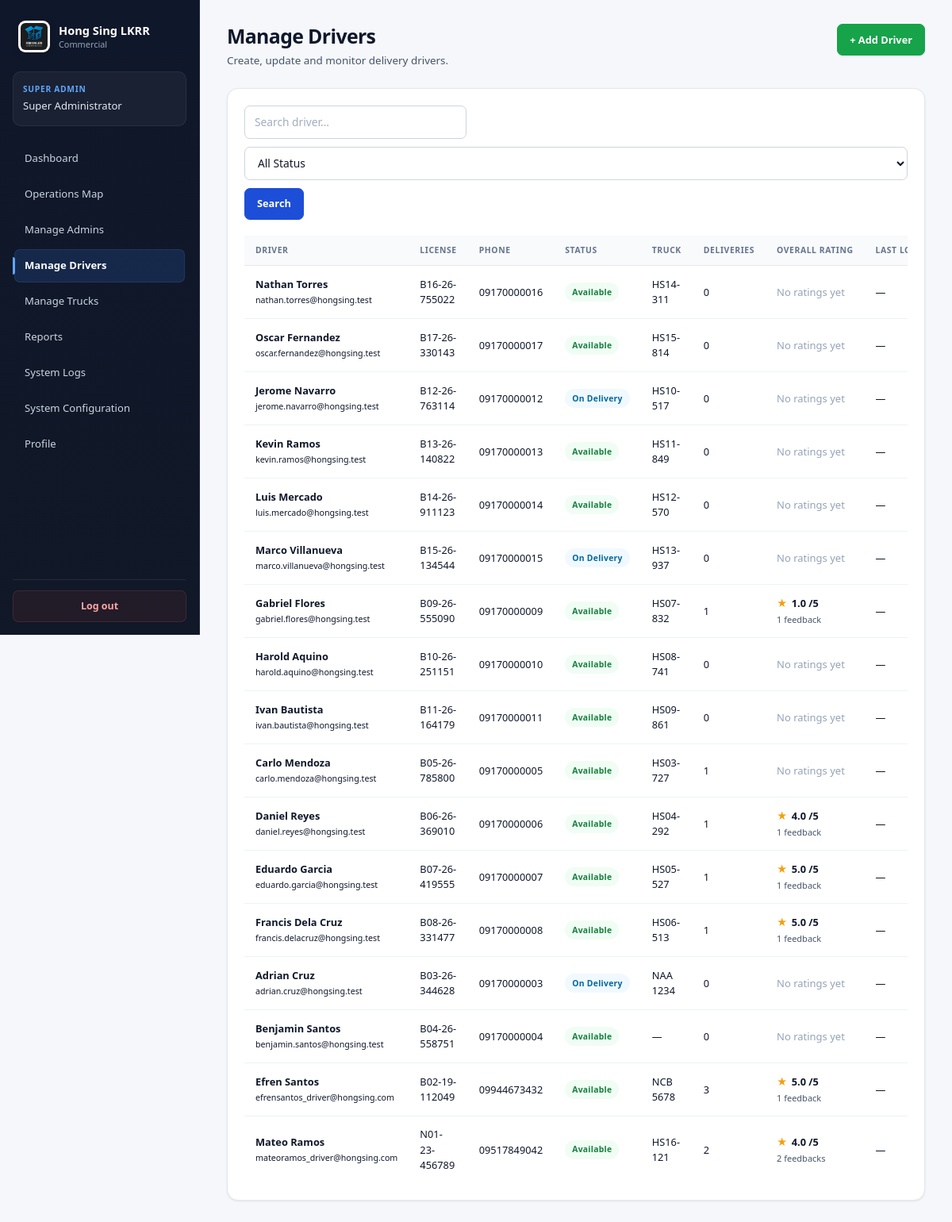
/super_admin/manage_drivers.php (signed in), run on the app's committed database.
### tables this page shows
CREATE TABLE `driver` (
  `driver_id` int(11) NOT NULL,
  `license_number` varchar(50) NOT NULL,
  `full_name` varchar(100) NOT NULL,
  `phone_number` varchar(20) NOT NULL,
  `email` varchar(100) NOT NULL,
  `password_hash` varchar(255) NOT NULL,
  `status` enum('Available','On Delivery','On Leave','Absent','Inactive','Resigned','Terminated') NOT NULL DEFAULT 'Available',
  `current_truck_id` int(11) DEFAULT NULL,
  `total_deliveries` int(11) NOT NULL DEFAULT 0,
  `rating` decimal(3,2) DEFAULT NULL,
  `created_at` datetime NOT NULL DEFAULT current_timestamp(),
  `last_location` varchar(150) DEFAULT NULL,
  `current_latitude` decimal(10,7) DEFAULT NULL,
  `current_longitude` decimal(10,7) DEFAULT NULL,
  `location_updated_at` datetime DEFAULT NULL,
  `phone_verified` tinyint(1) NOT NULL DEFAULT 0,
  `phone_verified_at` datetime DEFAULT NULL
);

CREATE TABLE `truck` (
  `truck_id` int(11) NOT NULL,
  `plate_number` varchar(20) NOT NULL,
  `model` varchar(100) NOT NULL,
  `capacity` decimal(10,2) NOT NULL,
  `status` enum('Available','In Use','Maintenance') NOT NULL DEFAULT 'Available',
  `last_maintenance` date DEFAULT NULL,
  `current_load` decimal(12,2) NOT NULL DEFAULT 0.00
);

### super_admin/manage_drivers.php (the view, shortened to what this page needs)
<?php
$db = Database::getConnection();
$search =
    trim($_GET['search'] ?? '');
$sql = "
    SELECT
        d.*,
        t.plate_number,
        COALESCE(
            AVG(f.rating),
            0
        ) AS overall_rating,
        COUNT(
            f.feedback_id
        ) AS feedback_count
    FROM driver d
    LEFT JOIN truck t
        ON d.current_truck_id = t.truck_id
    LEFT JOIN feedback f
        ON f.driver_id = d.driver_id
    WHERE 1
";
$params = [];
$sql .= "
    GROUP BY
        d.driver_id
    ORDER BY
        d.created_at DESC
";
$stmt =
    $db->prepare($sql);
$stmt->execute(
    $params
);
$drivers =
    $stmt->fetchAll();
?>
<!DOCTYPE html>
<html lang="en">
<head>
<link
    rel="stylesheet"
    href="<?= BASE_URL ?>assets/css/theme.css"
>
</head>
<body>
<div class="app-layout">
<?php
require
    __DIR__ .
    '/../includes/header.php';
?>
<main class="app-main">
<div class="page-header">
    <div>
        <h1>
            Manage Drivers
        </h1>
        <p>
            Create, update and monitor delivery drivers.
        </p>
    </div>
    <button
        type="button"
        class="btn-success"
        onclick="openAddModal()"
    >
        + Add Driver
    </button>
</div>
<div class="card panel">
    <form
        class="toolbar"
        method="GET"
    >
        <div class="driver-filter-row">
            <input
                type="text"
                name="search"
                class="form-input search-box"
                placeholder="Search driver..."
                value="<?= htmlspecialchars(
                    $search,
                    ENT_QUOTES,
                    'UTF-8'
                ) ?>"
            >
            <select
                name="status"
                class="form-input"
            >
                <option value="">
                    All Status
                </option>
            </select>
            <button
                type="submit"
                class="btn-primary"
            >
                Search
            </button>
        </div>
    </form>
    <div style="overflow-x:auto;">
        <table class="data-table">
            <thead>
            <tr>
                <th>
                    Driver
                </th>
                <th>
                    License
                </th>
                <th>
                    Phone
                </th>
                <th>
                    Status
                </th>
                <th>
                    Truck
                </th>
                <th>
                    Deliveries
                </th>
                <th>
                    Overall Rating
                </th>
                <th>
                    Last Location
                </th>
            </tr>
            </thead>
            <tbody>
            <?php if (
                empty($drivers)
            ): ?>
                <tr>
                    <td colspan="9">
                        <div class="empty-state">
                            No drivers found.
                        </div>
                    </td>
                </tr>
            <?php else: ?>
                <?php foreach (
                    $drivers
                    as $driver
                ): ?>
                    <?php
                    switch ($driver['status']) {
                        case 'Available':
                            $statusClass =
                                'status-delivered';
                            break;
                        case 'On Delivery':
                            $statusClass =
                                'status-transit';
                            break;
                    }
                    ?>
                    <tr>
                        <td>
                            <strong>
                                <?= htmlspecialchars(
                                    $driver['full_name'],
                                    ENT_QUOTES,
                                    'UTF-8'
                                ) ?>
                            </strong>
                            <br>
                            <small>
                                <?= htmlspecialchars(
                                    $driver['email'],
                                    ENT_QUOTES,
                                    'UTF-8'
                                ) ?>
                            </small>
                        </td>
                        <td>
                            <?= htmlspecialchars(
                                $driver['license_number'],
                                ENT_QUOTES,
                                'UTF-8'
                            ) ?>
                        </td>
                        <td>
                            <?= htmlspecialchars(
                                $driver['phone_number'],
                                ENT_QUOTES,
                                'UTF-8'
                            ) ?>
                        </td>
                        <td>
                            <span
                                class="
                                    status-pill
                                    <?= $statusClass ?>
                                "
                            >
                                <?= htmlspecialchars(
                                    $driver['status'],
                                    ENT_QUOTES,
                                    'UTF-8'
                                ) ?>
                            </span>
                        </td>
                        <td>
                            <?php if (
                                !empty(
                                    $driver['plate_number']
                                )
                            ): ?>
                                <?= htmlspecialchars(
                                    $driver['plate_number'],
                                    ENT_QUOTES,
                                    'UTF-8'
                                ) ?>
                            <?php else: ?>
                                —
                            <?php endif; ?>
                        </td>
                        <td>
                            <?= (int) (
                                $driver[
                                    'total_deliveries'
                                ] ?? 0
                            ) ?>
                        </td>
                        <td>
                            <?php
                            $feedbackCount =
                                (int) (
                                    $driver[
                                        'feedback_count'
                                    ] ?? 0
                                );
                            $overallRating =
                                (float) (
                                    $driver[
                                        'overall_rating'
                                    ] ?? 0
                                );
                            ?>
                            <?php if (
                                $feedbackCount > 0
                            ): ?>
                                <div
                                    class="driver-rating"
                                >
                                    <div
                                        class="driver-rating-main"
                                    >
                                        <span
                                            class="driver-rating-stars"
                                        >
                                            ★
                                        </span>
                                        <?= number_format(
                                            $overallRating,
                                            1
                                        ) ?>
                                        /5
                                    </div>
                                    <div
                                        class="driver-rating-count"
                                    >
                                        <?= $feedbackCount ?>
                                        feedback<?= (
                                            $feedbackCount === 1
                                        )
                                            ? ''
                                            : 's'
                                        ?>
                                    </div>
                                </div>
                            <?php else: ?>
                                <span class="no-rating">
                                    No ratings yet
                                </span>
                            <?php endif; ?>
                        </td>
                        <td>
                            <?php if (
                                !empty(
                                    $driver['last_location']
                                )
                            ): ?>
                                <?= htmlspecialchars(
                                    $driver['last_location'],
                                    ENT_QUOTES,
                                    'UTF-8'
                                ) ?>
                            <?php else: ?>
                                —
                            <?php endif; ?>
                        </td>
                    </tr>
                <?php endforeach; ?>
            <?php endif; ?>
            </tbody>
        </table>
    </div>
</div>
</main>
</div>
</body>
</html>

### super_admin/manage_drivers.php (style rules this page uses)
.driver-rating { display: inline-flex; flex-direction: column; gap: 3px; }
.driver-rating-main { font-weight: 700; white-space: nowrap; }
.driver-rating-stars { color: #f59e0b; letter-spacing: 1px; }
.driver-rating-count { font-size: 11px; color: var(--color-text-secondary); white-space: nowrap; }
.no-rating { color: var(--color-text-muted); font-size: 13px; }
.driver-filter-row { display: flex; align-items: center; gap: 10px; flex-wrap: wrap; width: 100%; }
.driver-filter-row .search-box { min-width: 240px; }
.driver-filter-row select { min-width: 170px; }

### data on the page
driver: full_name "Nathan Torres", email "nathan.torres@hongsing.test", license_number "B16-26-755022", phone_number "09170000016", status "Available", current_truck.plate_number "HS14-311", total_deliveries "0", shows "No ratings yet"
driver: full_name "Oscar Fernandez", email "oscar.fernandez@hongsing.test", license_number "B17-26-330143", phone_number "09170000017", status "Available", current_truck.plate_number "HS15-814", total_deliveries "0", shows "No ratings yet"
driver: full_name "Jerome Navarro", email "jerome.navarro@hongsing.test", license_number "B12-26-763114", phone_number "09170000012", status "On Delivery", current_truck.plate_number "HS10-517", total_deliveries "0", shows "No ratings yet"
driver: full_name "Kevin Ramos", email "kevin.ramos@hongsing.test", license_number "B13-26-140822", phone_number "09170000013", status "Available", current_truck.plate_number "HS11-849", total_deliveries "0", shows "No ratings yet"
driver: full_name "Luis Mercado", email "luis.mercado@hongsing.test", license_number "B14-26-911123", phone_number "09170000014", status "Available", current_truck.plate_number "HS12-570", total_deliveries "0", shows "No ratings yet"
driver: full_name "Marco Villanueva", email "marco.villanueva@hongsing.test", license_number "B15-26-134544", phone_number "09170000015", status "On Delivery", current_truck.plate_number "HS13-937", total_deliveries "0", shows "No ratings yet"
driver: full_name "Gabriel Flores", email "gabriel.flores@hongsing.test", license_number "B09-26-555090", phone_number "09170000009", status "Available", current_truck.plate_number "HS07-832", total_deliveries "1", overallRating "1.0", feedbackCount "1"
driver: full_name "Harold Aquino", email "harold.aquino@hongsing.test", license_number "B10-26-251151", phone_number "09170000010", status "Available", current_truck.plate_number "HS08-741", total_deliveries "0", shows "No ratings yet"
driver: full_name "Ivan Bautista", email "ivan.bautista@hongsing.test", license_number "B11-26-164179", phone_number "09170000011", status "Available", current_truck.plate_number "HS09-861", total_deliveries "0", shows "No ratings yet"
driver: full_name "Carlo Mendoza", email "carlo.mendoza@hongsing.test", license_number "B05-26-785800", phone_number "09170000005", status "Available", current_truck.plate_number "HS03-727", total_deliveries "1", shows "No ratings yet"
driver: full_name "Daniel Reyes", email "daniel.reyes@hongsing.test", license_number "B06-26-369010", phone_number "09170000006", status "Available", current_truck.plate_number "HS04-292", total_deliveries "1", overallRating "4.0", feedbackCount "1"
driver: full_name "Eduardo Garcia", email "eduardo.garcia@hongsing.test", license_number "B07-26-419555", phone_number "09170000007", status "Available", current_truck.plate_number "HS05-527", total_deliveries "1", overallRating "5.0", feedbackCount "1"
driver: full_name "Francis Dela Cruz", email "francis.delacruz@hongsing.test", license_number "B08-26-331477", phone_number "09170000008", status "Available", current_truck.plate_number "HS06-513", total_deliveries "1", overallRating "5.0", feedbackCount "1"
driver: full_name "Adrian Cruz", email "adrian.cruz@hongsing.test", license_number "B03-26-344628", phone_number "09170000003", status "On Delivery", current_truck.plate_number "NAA 1234", total_deliveries "0", shows "No ratings yet"
driver: full_name "Benjamin Santos", email "benjamin.santos@hongsing.test", license_number "B04-26-558751", phone_number "09170000004", status "Available", total_deliveries "0", shows "No ratings yet"
driver: full_name "Efren Santos", email "efrensantos_driver@hongsing.com", license_number "B02-19-112049", phone_number "09944673432", status "Available", current_truck.plate_number "NCB 5678", total_deliveries "3", overallRating "5.0", feedbackCount "1"
driver: full_name "Mateo Ramos", email "mateoramos_driver@hongsing.com", license_number "N01-23-456789", phone_number "09517849042", status "Available", current_truck.plate_number "HS16-121", total_deliveries "2", overallRating "4.0", feedbackCount "2"

### other printed values
currentRole() "SUPER ADMIN"
$_SESSION['full_name'] "Super Administrator"
$item['label'] "Dashboard"
$item['label'] "Operations Map"
$item['label'] "Manage Admins"
$item['label'] "Manage Drivers"
$item['label'] "Manage Trucks"
$item['label'] "Reports"
$item['label'] "System Logs"
$item['label'] "System Configuration"
$item['label'] "Profile"
